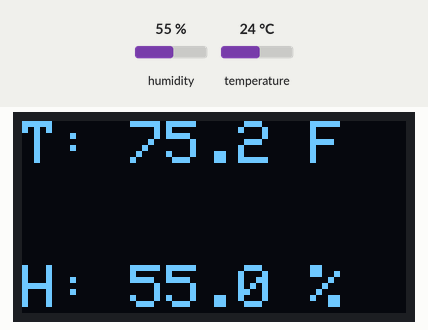
A sketch run on a simulated ESP32. Parts: 128×64 one-colour display. The inputs (shaded band) are chosen by the test bench; at power-on: humidity 55 %, temperature 24 °C. WiFi joins after 1.5 s; servers stay silent unless stated; uploads are accepted with an empty reply; what the sketch prints to the serial monitor is not drawn.

Above: at 2.7 s.
2.8 s: humidity set to 22 %
At 7.2 s:
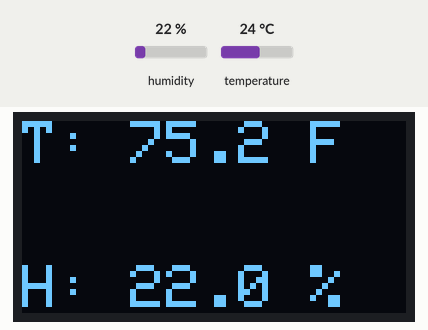
7.5 s: temperature set to 12 °C
At 10.4 s:
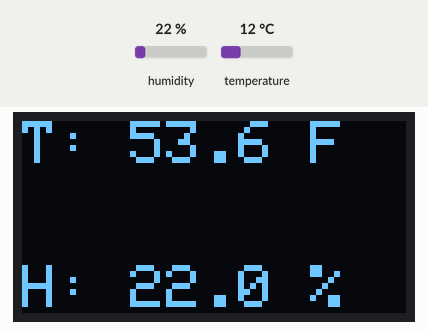
11.5 s: humidity set to 40 %
At 14.6 s:
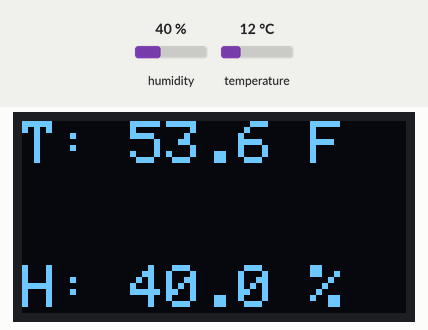
15.5 s: temperature set to 19 °C
At 18.9 s:
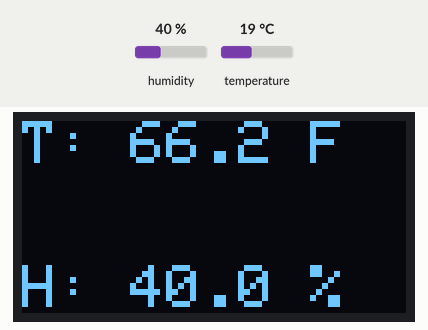
Timing chart, 0 to 20.4 s (numbered marks = the images above; inputs shaded):
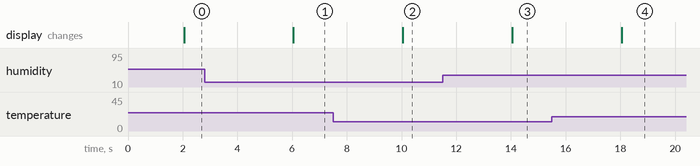

The sketch:

Working_Temp_readout.ino
```cpp
#include <WiFi.h>
#include <AsyncTCP.h>
#include <ESPAsyncWebServer.h>
#include <DHT.h>
#include <Adafruit_GFX.h>
#include <Adafruit_SSD1306.h>
#include <HTTPClient.h>

// WiFi credentials
const char* ssid = "ssid";
const char* password = " password";

// Web server
AsyncWebServer server(80);

// Discord webhook URL
const char* discordWebhook = "enter_webhook_here";

// DHT settings
#define DHTPIN 15
#define DHTTYPE DHT11
DHT dht(DHTPIN, DHTTYPE);

// OLED settings
#define SCREEN_WIDTH 128
#define SCREEN_HEIGHT 64
#define OLED_RESET    -1
Adafruit_SSD1306 display(SCREEN_WIDTH, SCREEN_HEIGHT, &Wire, OLED_RESET);

// Sensor values
float temperature = 0.0;
float humidity = 0.0;
float threshold = 75.0;  // Fahrenheit
bool alertSent = false;

unsigned long lastReadTime = 0;
const unsigned long readInterval = 2000;

void sendDiscordAlert(float temp) {
  if (WiFi.status() == WL_CONNECTED) {
    HTTPClient http;
    http.begin(discordWebhook);
    http.addHeader("Content-Type", "application/json");

    String payload = "{\"content\": \"🚨 Temperature Alert: " + String(temp, 1) + "°F exceeds threshold of " + String(threshold, 1) + "°F!\"}";
    int httpResponseCode = http.POST(payload);

    Serial.print("Discord response: ");
    Serial.println(httpResponseCode);
    http.end();
  }
}

// Format HTML for web interface
String htmlPage() {
  String html = "<!DOCTYPE html><html><head><meta charset='UTF-8'><title>ESP32 Sensor</title><style>";
  html += "body{font-family:sans-serif;background:#111;color:#eee;text-align:center;padding:2em;}";
  html += "input[type=number]{font-size:1.2em;width:60px;margin:1em;}";
  html += "button{font-size:1em;padding:0.5em 1em;background:#333;color:#fff;border:none;border-radius:5px;cursor:pointer;}";
  html += "</style></head><body>";
  html += "<h2>🌡️ Temperature & Humidity</h2>";
  html += "<p><strong>Temp:</strong> " + String(temperature, 1) + " °F</p>";
  html += "<p><strong>Humidity:</strong> " + String(humidity, 1) + " %</p>";
  html += "<form action='/set' method='GET'>";
  html += "<label>Threshold: <input type='number' name='threshold' value='" + String(threshold, 0) + "'></label>";
  html += "<button type='submit'>Set</button></form>";
  html += "<form action='/reset' method='GET'><button type='submit'>Reset Alert</button></form>";
  html += "</body></html>";
  return html;
}

void setup() {
  Serial.begin(115200);

  // Initialize DHT
  dht.begin();

  // Initialize OLED
  if(!display.begin(SSD1306_SWITCHCAPVCC, 0x3C)) {
    Serial.println("❌ SSD1306 allocation failed");
    while (true);
  }
  display.clearDisplay();
  display.setTextSize(1);
  display.setTextColor(SSD1306_WHITE);
  display.setCursor(0,0);
  display.println("Booting...");
  display.display();

  // Connect to WiFi
  WiFi.begin(ssid, password);
  Serial.print("🔌 Connecting to WiFi");
  while (WiFi.status() != WL_CONNECTED) {
    delay(500);
    Serial.print(".");
  }
  Serial.println("\n✅ Connected to WiFi");
  Serial.println(WiFi.localIP());

  // Setup web routes
  server.on("/", HTTP_GET, [](AsyncWebServerRequest *request){
    request->send(200, "text/html", htmlPage());
  });

  server.on("/set", HTTP_GET, [](AsyncWebServerRequest *request){
    if (request->hasParam("threshold")) {
      threshold = request->getParam("threshold")->value().toFloat();
      alertSent = false;  // Reset alert flag
    }
    request->redirect("/");
  });

  server.on("/reset", HTTP_GET, [](AsyncWebServerRequest *request){
    alertSent = false;
    request->redirect("/");
  });

  server.begin();
}

void loop() {
  unsigned long currentMillis = millis();
  if (currentMillis - lastReadTime >= readInterval) {
    lastReadTime = currentMillis;

    humidity = dht.readHumidity();
    temperature = dht.readTemperature(true);  // true = Fahrenheit

    if (isnan(humidity) || isnan(temperature)) {
      Serial.println("❌ Failed to read from DHT sensor!");
      return;
    }

    Serial.print("Temp: ");
    Serial.print(temperature);
    Serial.print(" F, Humidity: ");
    Serial.print(humidity);
    Serial.println(" %");

    // Show on OLED
    display.clearDisplay();
    display.setTextSize(2);
    display.setCursor(0, 0);
    display.print("T: ");
    display.print(temperature, 1);
    display.println(" F");
    display.setCursor(0, 48);
    display.print("H: ");
    display.print(humidity, 1);
    display.println(" %");
    display.display();

    // Check alert
    if (temperature > threshold && !alertSent) {
      sendDiscordAlert(temperature);
      alertSent = true;
    }
  }
}
```

Measured:
- after the input at 2.8 s, the display: changes after 3.2 s (image 1)
- after the input at 7.5 s, the display: changes after 2.5 s (image 2)
- after the input at 11.5 s, the display: changes after 2.5 s (image 3)
- after the input at 15.5 s, the display: changes after 2.5 s (image 4)
